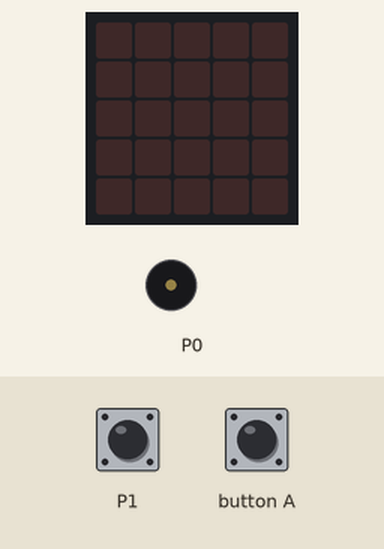
This program was run on a simulated BBC micro:bit (MakeCode). Parts: the board's 5×5 LED display, buzzer (waves = sounding). The test bench sets the inputs (shaded band).

Above: at 1.6 s.
1.7 s: button A pressed for 0.15 s
At 8.2 s:
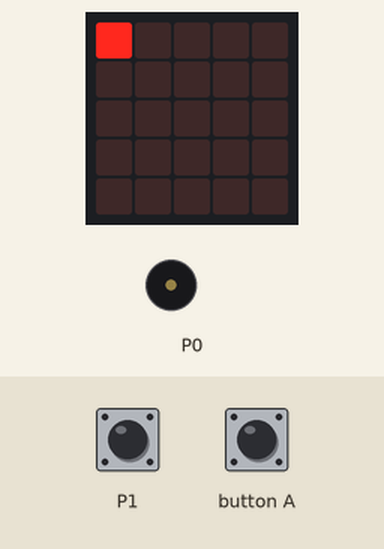
At 10.53 s:
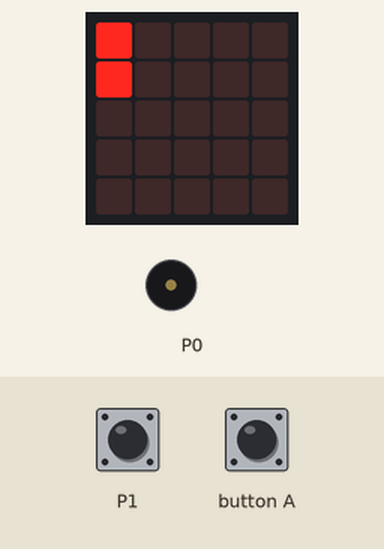
10.8 s: button A pressed for 0.15 s
At 20.0 s:
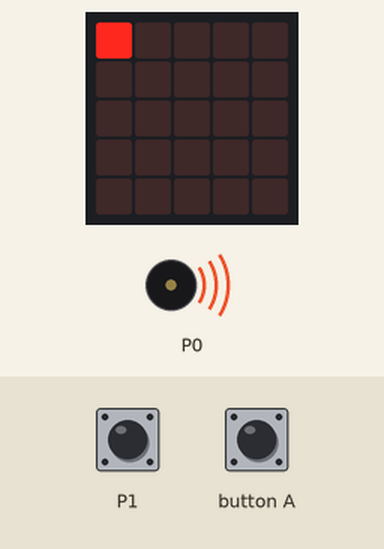
Timing chart, 0 to 21.6 s (numbered marks = the images above; inputs shaded):
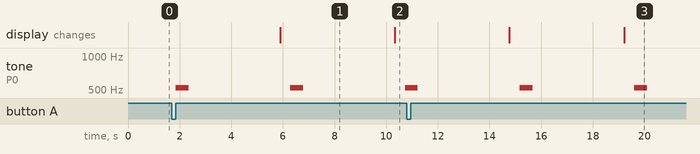

The program:

main.ts
```typescript
input.onButtonPressed(Button.A, function () {
    music.playMelody("C5 - - - - - - - ", 120)
    basic.showLeds(`
        # . . . .
        . . . . .
        . . . . .
        . . . . .
        . . . . .
        `)
    music.playMelody("C5 - - - - - - - ", 120)
    basic.showLeds(`
        # . . . .
        # . . . .
        . . . . .
        . . . . .
        . . . . .
        `)
    music.playMelody("C5 - - - - - - - ", 120)
    basic.showLeds(`
        . . . . .
        . . . . .
        . . . . .
        . . . . .
        . . . . .
        `)
})
basic.showLeds(`
    . . . . .
    . . . . .
    . . . . .
    . . . . .
    . . . . .
    `)
if (input.pinIsPressed(TouchPin.P1)) {
    basic.showLeds(`
        # . . . .
        . . . . .
        . . . . .
        . . . . .
        . . . . .
        `)
    basic.showLeds(`
        # # . . .
        . . . . .
        . . . . .
        . . . . .
        . . . . .
        `)
    basic.showLeds(`
        # # . . .
        . . . . .
        . . . . .
        . . . . .
        . . . . .
        `)
    basic.showLeds(`
        # # # # .
        . . . . .
        . . . . .
        . . . . .
        . . . . .
        `)
    basic.showLeds(`
        # # # # #
        . . . . .
        . . . . .
        . . . . .
        . . . . .
        `)
    music.playMelody("C5 B C5 B A G F E ", 120)
}
```

test.ts
```typescript
// 在這裡測試；當此封包作為擴充功能時，將不會編譯此內容。
```

Measured:
- after the input at 1.7 s, tone on P0: alternates 523 Hz for 0.50 s and silent for 3.9 s, starting after 0.15 s; the display: changes after 4.2 s (image 1)
- after the input at 10.8 s, the display: first differs from a run without the input after 8.4 s (image 3)
- what the display in image 1 shows lasts 4.4 s, from 5.9 s to 10.3 s
